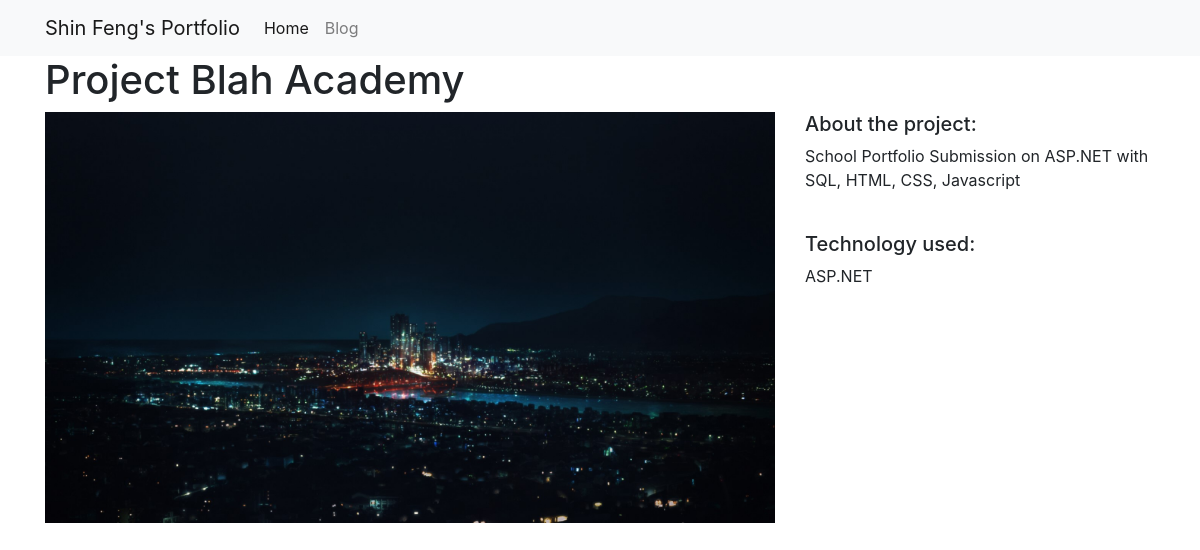
Screenshot of /projects/7/ with the database file from the repository.
### projects/models.py (models this page shows)
class Project(models.Model):
    title = models.CharField(max_length=150)
    description = models.TextField()
    technology = models.CharField(max_length=20)
    image = models.FilePathField(path="projects/static/img/")

### projects/views.py (the view)
# urls.py: path("<int:pk>/", views.project_detail, name="project_detail"),
def project_detail(request, pk):
    project = Project.objects.get(pk=pk)
    context = {
        'project': project
    }
    return render(request, 'project_detail.html', context)

### projects/templates/project_detail.html
{% extends "base.html" %}
{% load static %}
{% block page_content %}
<h1>{{ project.title }}</h1>
<div class="row">
    <div class="col-md-8">
        <img src="{% static project.image %}" alt="" width="100%">
    </div>
    <div class="col-md-4">
        <h5>About the project:</h5>
        <p>{{ project.description }}</p>
        <br>
        <h5>Technology used:</h5>
        <p>{{ project.technology }}</p>
    </div>
</div>
{% endblock %}

### rows the page displays
Project: title "Project Blah Academy", image (picture), description "School Portfolio Submission on ASP.NET with SQL, HTML, CSS, Javascript", technology "ASP.NET"
